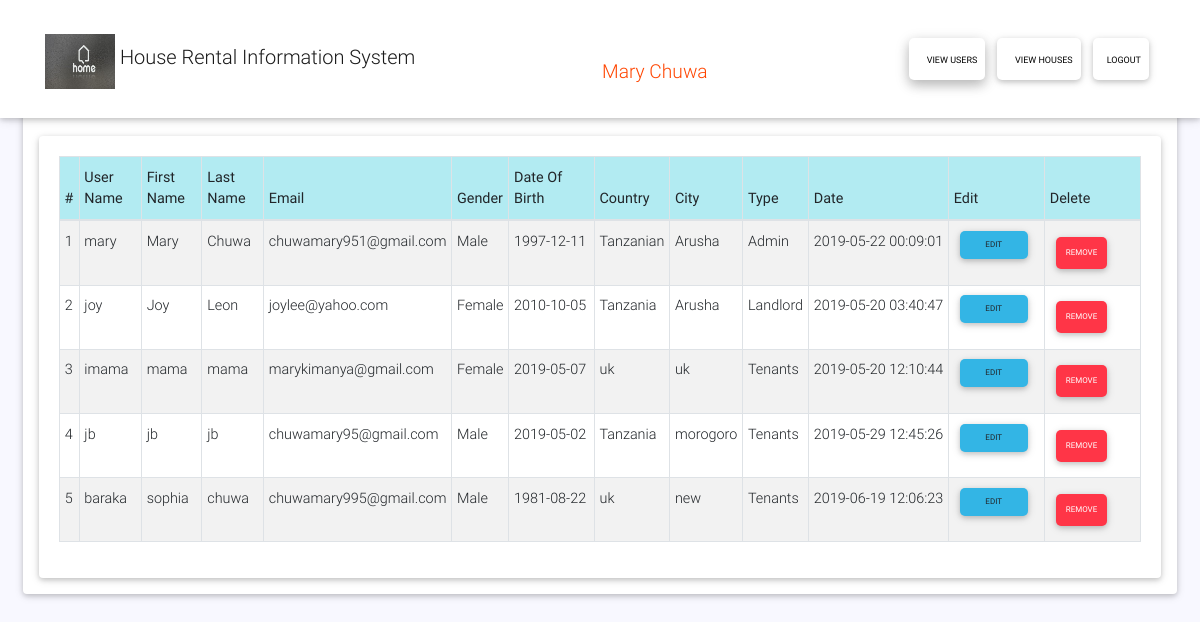
/admin/viewusers.php (signed in), run on the app's committed database.
### tables this page shows
CREATE TABLE IF NOT EXISTS `users` (
  `id` int(11) NOT NULL AUTO_INCREMENT,
  `username` varchar(200) NOT NULL,
  `firstname` varchar(60) NOT NULL,
  `lastname` varchar(60) NOT NULL,
  `email` varchar(200) NOT NULL,
  `password` varchar(100) NOT NULL,
  `gender` enum('Male','Female') NOT NULL,
  `dob` date NOT NULL,
  `country` varchar(60) NOT NULL,
  `city` varchar(60) NOT NULL,
  `type` varchar(100) NOT NULL,
  `phone` varchar(15) NOT NULL,
  `joining_date` datetime NOT NULL,
  PRIMARY KEY (`id`),
  UNIQUE KEY `username` (`username`),
  UNIQUE KEY `email` (`email`)
);

### admin/viewusers.php (the view, shortened to what this page needs)
<?php
 include '../connect.php';
   include 'head.php';
?>
<body>
<?php include_once 'nav.php'; ?>
 <div class="row my-5 m-0">
        <div class="col-md-12 container">
<div class="classic-tabs mt-3 p-2">
  <div class="tab-content card " id="myClassicTabContentShadow">
    <div class="tab-pane fade active show p-3" id="profile-classic-shadow" role="tabpanel" aria-labelledby="profile-tab-classic-shadow">
            <?php
   $query =  "SELECT * FROM users ";
    $results = mysqli_query($db, $query); ?>
        <form method="post" action="" class="mt-5">
<div class="card">
  <div class="card-body">
    <div id="table" class="round">
      <table id="dtVerticalScrollExample" class="table table-striped table-bordered table-sm" cellspacing="0" width="90%">
          <thead class="cyan lighten-4" style="font-size:6px">
           <th scope="row">#</th>
          <th scope="row">User Name</th>
          <th scope="row">First Name</th>
          <th scope="row">Last Name</th>
          <th scope="row">Email</th>
          <th scope="row">Gender</th>
          <th scope="row">Date Of Birth</th>
          <th scope="row">Country</th>
         <th scope="row">City</th>
          <th scope="row">Type</th>
         <th scope="row">Date</th>
     <th class="th-sm">Edit</th>
          <th class="th-sm">Delete</th>
       </thead>
        <?php $num=1; ?>
        <?php while ($row = mysqli_fetch_array($results)) { ?>
        <tr>
            <td class="pt-3-half" ><?php echo $num; ?> </td>
          <td class="pt-3-half" ><?php echo $row['username']; ?></td>
          <td class="pt-3-half" ><?php echo $row['firstname']; ?></td>
          <td class="pt-3-half" ><?php echo $row['lastname']; ?></td>
          <td class="pt-3-half" ><?php echo $row['email']; ?></td>
          <td class="pt-3-half" ><?php echo $row['gender']; ?></td>
          <td class="pt-3-half" ><?php echo $row['dob']; ?></td>
          <td class="pt-3-half" ><?php echo $row['country']; ?></td>
          <td class="pt-3-half" ><?php echo $row['city']; ?></td>
          <td class="pt-3-half"><?php echo $row['type']; ?></td>
          <td class="pt-3-half"><?php echo $row['joining_date']; ?></td>
          <td>
              <span class="table-editable"><button type="button"   style="font-size:8px" class="btn btn-info  btn-rounded btn-sm my-0"><a href="edit.php? id=<?php echo $row['id']; ?>" class="edit_btn" name="edit" >Edit</a></button></span>
          </td>
           <td>
             <button type="button" class="btn btn-danger"   style="font-size:8px" data-toggle="modal" data-target="#modalConfirmDelete<?php echo $row['id']; ?>"> Remove</button>
          </td>
        </tr>
        <?php
        $num++; ?>
       <?php } ?>
       </table>
    </div>
  </div>
</div>

### css/style.css (style rules this page uses)
* { margin: 0px; padding: 0px; }
body { font-size: 120%; background: #F8F8FF; }
#dtHorizontalExample th, td { white-space: nowrap; }
.btn { padding: 10px; font-size: 15px; //color: white; background: #5F9EA0; border: none; border-radius: 5px; }
.pt-3-half { padding-top: 1.4rem; }

### css/w3.css (style rules this page uses)
html { -ms-text-size-adjust:100%;-webkit-text-size-adjust:100% }
body { margin:0 }
a { -webkit-tap-highlight-color:transparent;background-color:transparent }
button,input,optgroup,select,textarea { color:inherit;font:inherit;margin:0 }
button { overflow:visible }
button,select { text-transform:none }
button,html input[type=button],input[type=reset],input[type=submit] { -webkit-appearance:button;cursor:pointer }
a { color:inherit }
table { border-collapse:collapse;border-spacing:0;width:100%;display:table }
table,th,td { border:none }

### admin/head.php (style rules this page uses)
* { box-sizing: border-box; }

### data on the page
users: username "mary", firstname "Mary", lastname "Chuwa", email "chuwamary951@gmail.com", gender "Male", dob "1997-12-11", country "Tanzanian", city "Arusha", type "Admin", joining_date "2019-05-22 00:09:01"
users: username "joy", firstname "Joy", lastname "Leon", email "joylee@yahoo.com", gender "Female", dob "2010-10-05", country "Tanzania", city "Arusha", type "Landlord", joining_date "2019-05-20 03:40:47"
users: username "imama", firstname "mama", lastname "mama", email "marykimanya@gmail.com", gender "Female", dob "2019-05-07", country "uk", city "uk", type "Tenants", joining_date "2019-05-20 12:10:44"
users: username "jb", firstname "jb", lastname "jb", email "chuwamary95@gmail.com", gender "Male", dob "2019-05-02", country "Tanzania", city "morogoro", type "Tenants", joining_date "2019-05-29 12:45:26"
users: username "baraka", firstname "sophia", lastname "chuwa", email "chuwamary995@gmail.com", gender "Male", dob "1981-08-22", country "uk", city "new", type "Tenants", joining_date "2019-06-19 12:06:23"

### other printed values
$_SESSION['firstname'] "Mary"
$_SESSION['lastname'] "Chuwa"
